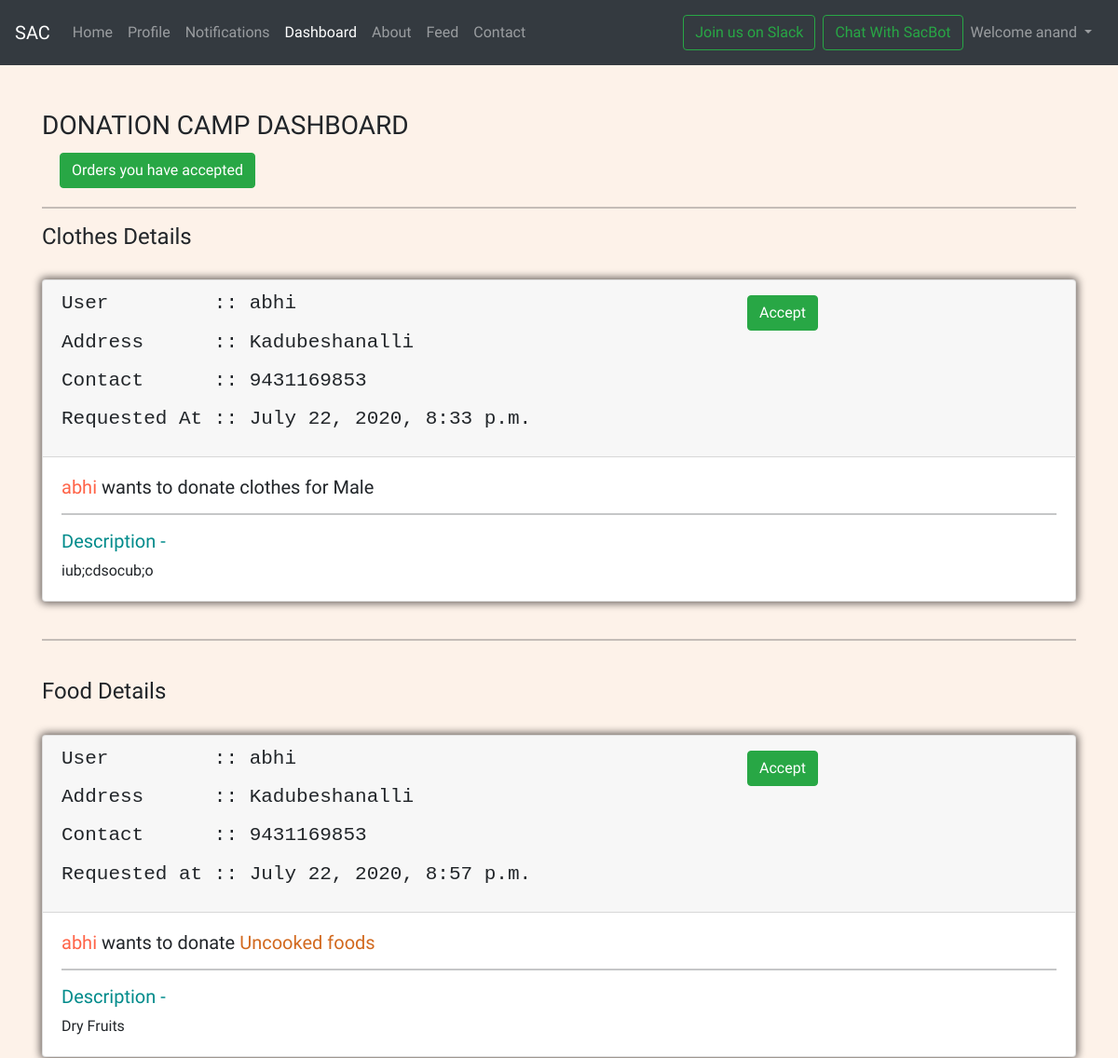
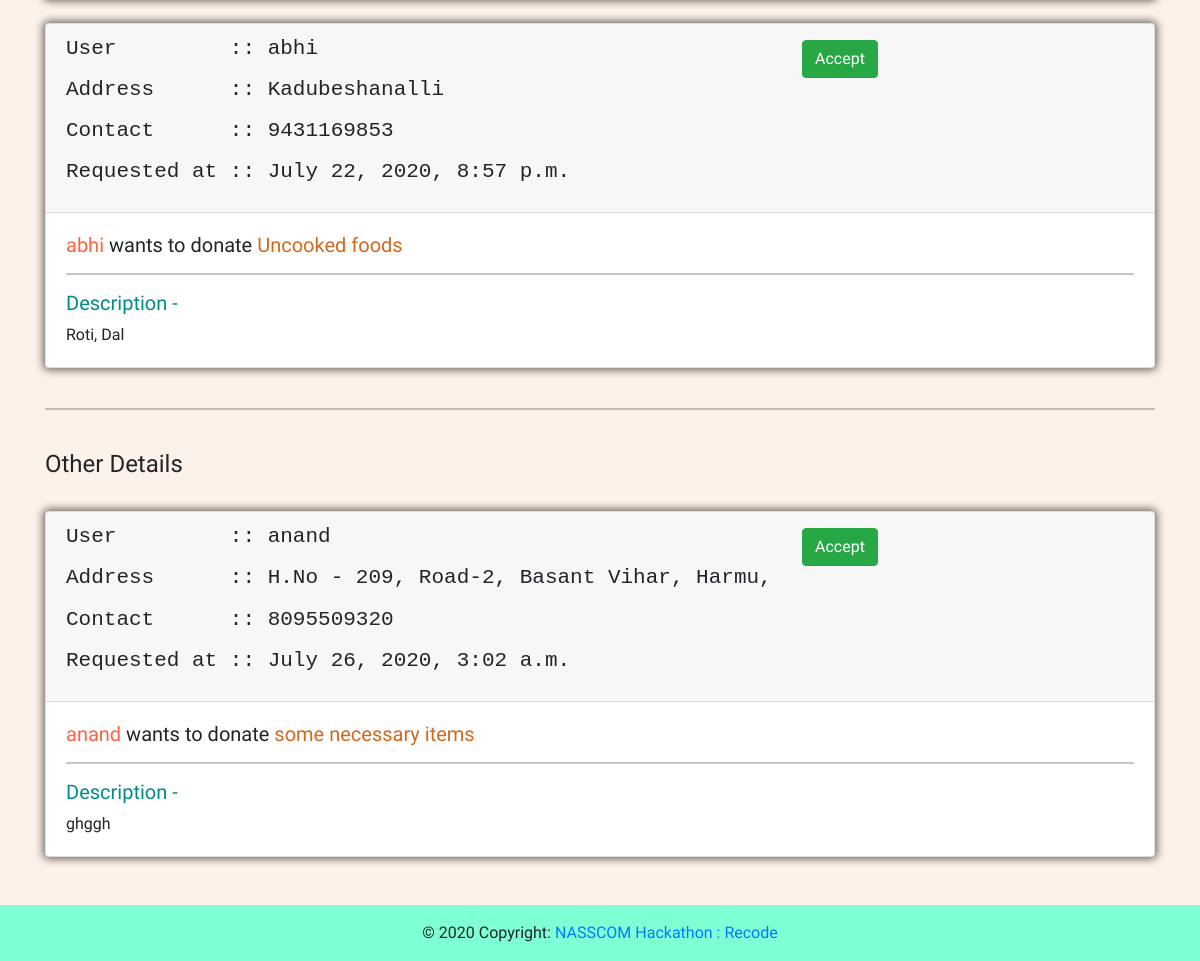
The app's page /dashboard (signed in), older data (2 pictures, top to bottom).
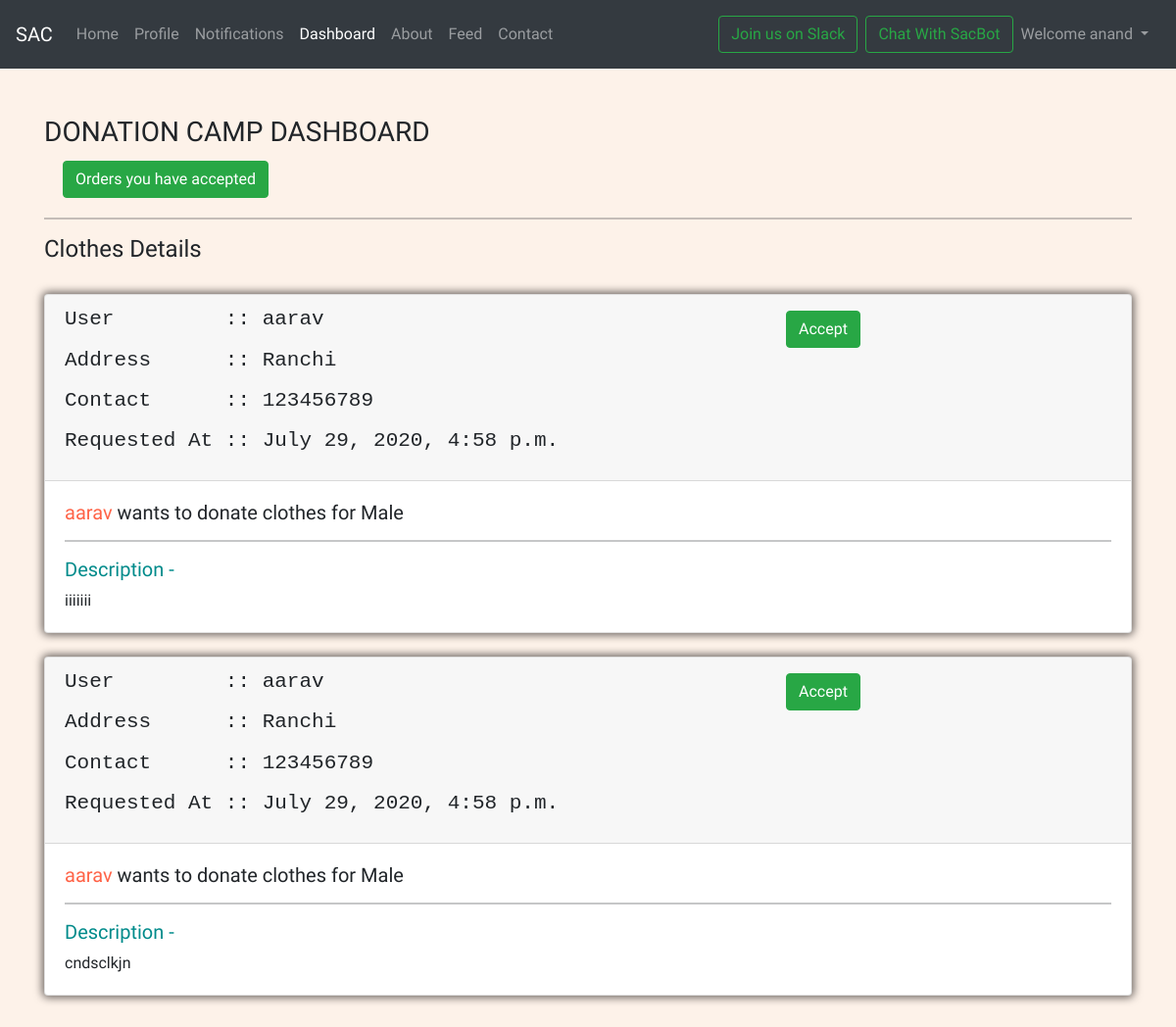
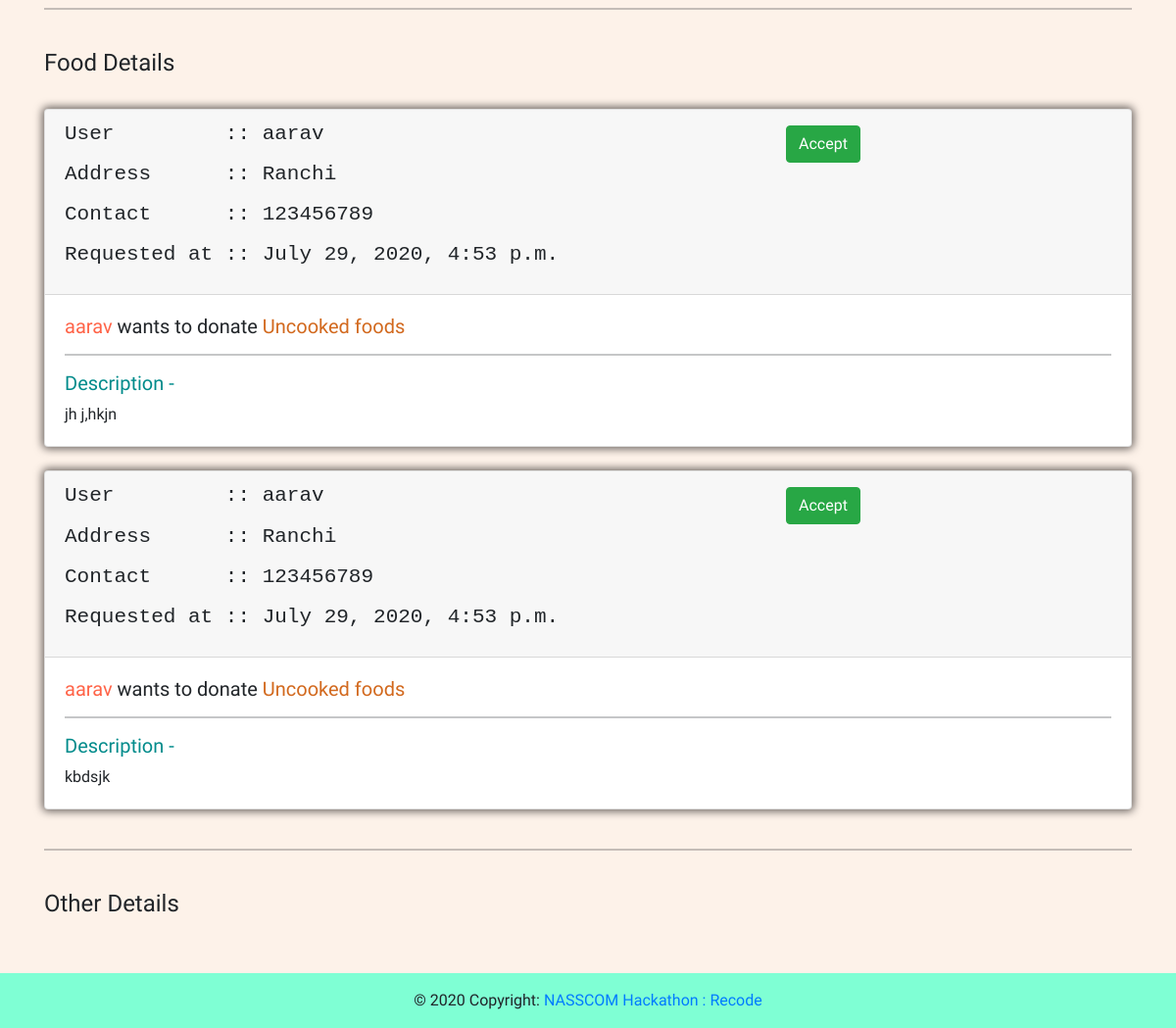
The same page, newer data (2 pictures, top to bottom).
### mysite/models.py (models this page shows, shortened)
class DonatedCloth(models.Model):
    TYPES=(('Male','Male'),('Female','Female'))
    no=models.AutoField(primary_key=True)
    pin=models.CharField(max_length=10,null=True)
    user=models.ForeignKey(User,null=True,on_delete=models.SET_NULL)
    clothType=models.CharField(max_length=200,null=True,choices=TYPES)
    phone=models.CharField(max_length=30,null=True)
    address=models.CharField(max_length=50,null=True)
    clothDescription=models.CharField(max_length=500,null=True)
    timestamp = models.DateTimeField(default=now)

class DonatedFood(models.Model):
    TYPES=(('Uncooked','Uncooked'),('Cooked','Cooked'))
    no=models.AutoField(primary_key=True)
    pin=models.CharField(max_length=10,null=True)
    user=models.ForeignKey(User,null=True,on_delete=models.SET_NULL)
    foodStatus=models.CharField(max_length=200,null=True,choices=TYPES)
    phone=models.CharField(max_length=30,null=True)
    address=models.CharField(max_length=50,null=True)
    foodDescription=models.CharField(max_length=500,null=True)
    timestamp = models.DateTimeField(default=now)

class DonatedOther(models.Model):
    no=models.AutoField(primary_key=True)
    pin=models.CharField(max_length=10,null=True)
    user=models.ForeignKey(User,null=True,on_delete=models.SET_NULL)
    phone=models.CharField(max_length=30,null=True)
    address=models.CharField(max_length=50,null=True)
    otherDescription=models.CharField(max_length=500,null=True)
    timestamp = models.DateTimeField(default=now)

### mysite/views.py (the view)
# urls.py: path('dashboard',views.dashboard),
@login_required(login_url='handleLogin')
def dashboard(request):
    user=request.user
    if(user.is_superuser):
        user1=Userinfo.objects.filter(username=user)
        pin1=user1[0].pin
        others=DonatedOther.objects.filter(pin=pin1).order_by('-no')
        clothes=DonatedCloth.objects.filter(pin=pin1).order_by('-no')
        foods=DonatedFood.objects.filter(pin=pin1).order_by('-no')
        params={'clothes':clothes, 'foods':foods,'others':others}
        return render(request,'mysite/dashboard.html',params)
    else:
        messages.error(request, "You are not authorised to visit this page")
        return redirect('home')

### templates/mysite/dashboard.html (shortened to what this page needs)
{% extends 'base.html' %}
{% block activeDashboard %} active {% endblock activeDashboard %}
{% block body %}
    <div class="container mt-5">
    <h3>DONATION CAMP DASHBOARD</h3>
    <div class="col-md-4 col-sm-12 ">
                        <a href="/acceptedOrder" class="btn btn-success mx-1 my-1">Orders you have accepted</a>
                    </div>
        <hr>
        <h4>Clothes Details</h4>
        {% for cloth in clothes %}
        <br>
        <div class="card">
            <div class="card-header aa">
                <div class="row">
                    <div class="col-md-8 col-sm-12">
                        <h4><pre>User         :: {{cloth.user}}</pre></h4>
                        <h4><pre>Address      :: {{cloth.address}}</h4>
                        <h4><pre>Contact      :: {{cloth.phone}}</h4>
                        <h4><pre>Requested At :: {{cloth.timestamp}}</h4>
                    </div>
                    <div class="col-md-4 col-sm-12 ">
                        <a href="/acceptCloth/{{cloth.no}}" class="btn btn-success mx-1 my-1">Accept</a>
                    </div>
                </div>
            </div>
            <div class="card-body">
                <h5 class="card-title"><span style="color: tomato;">{{cloth.user}}</span> wants to donate clothes for {{cloth.clothType}}</h5>
                <hr>
                <h5 style="color: darkcyan;">Description - </h5>
                <p class="card-text">{{cloth.clothDescription}}</p>
            </div>
        </div>
        {% endfor %}
        <br>
        <hr>
        <br>
        <h4>Food Details</h4>
        {% for food in foods %}
        <br>
        <div class="card">
            <div class="card-header">
                <div class="row">
                    <div class="col-md-8 col-sm-12">
                        <h4><pre>User         :: {{food.user}}</pre><h4>
                        <h4><pre>Address      :: {{food.address}}</pre></h4>
                        <h4><pre>Contact      :: {{food.phone}}</pre></h4>
                        <h4><pre>Requested at :: {{food.timestamp}}</pre></h4>
                    </div>
                    <div class="col-md-4 col-sm-12 ">
                        <a href="/acceptFood/{{food.no}}" class="btn btn-success mx-1 my-1">Accept</a>
                    </div>
                </div>
            </div>
            <div class="card-body">
                <h5 class="card-title"><span style="color: tomato;">{{food.user}}</span> wants to donate <span style="color: chocolate;">{{food.foodStatus}} foods</span></h5>
                <hr>
                <h5 style="color: darkcyan;">Description - </h5>
                <p class="card-text">{{food.foodDescription}}</p>
            </div>
        </div>
        {% endfor %}
        <br>
        <hr>
        <br>
        <h4>Other Details</h4>
        {% for other in others %}
        <br>
        <div class="card">
            <div class="card-header">
                <div class="row">
                    <div class="col-md-8 col-sm-12">
                        <h4><pre>User         :: {{other.user}}</pre><h4>
                        <h4><pre>Address      :: {{other.address}}</pre></h4>
                        <h4><pre>Contact      :: {{other.phone}}</pre></h4>
                        <h4><pre>Requested at :: {{other.timestamp}}</pre></h4>
                    </div>
                    <div class="col-md-4 col-sm-12 ">
                        <a href="/acceptOther/{{other.no}}" class="btn btn-success mx-1 my-1">Accept</a>
                    </div>
                </div>
            </div>
            <div class="card-body">
                <h5 class="card-title"><span style="color: tomato;">{{other.user}}</span> wants to donate <span style="color: chocolate;">some necessary items</span></h5>
                <hr>
                <h5 style="color: darkcyan;">Description - </h5>
                <p class="card-text">{{other.otherDescription}}</p>
            </div>
        </div>
        {% endfor %}
    </div>
{% endblock body %}

Row changes from the older to the newer data that the page shows:
removed DonatedCloth: user "abhi", address "Kadubeshanalli", phone "9431169853", timestamp "July 22, 2020, 8:33 p.m.", clothType "Male", clothDescription "iub;cdsocub;o"
removed DonatedFood: user "abhi", address "Kadubeshanalli", phone "9431169853", timestamp "July 22, 2020, 8:57 p.m.", foodStatus "Uncooked", foodDescription "Dry Fruits"
removed DonatedFood: user "abhi", address "Kadubeshanalli", phone "9431169853", timestamp "July 22, 2020, 8:57 p.m.", foodStatus "Uncooked", foodDescription "Roti, Dal"
removed DonatedOther: user "anand", address "H.No - 209, Road-2, Basant Vihar,…", phone "8095509320", timestamp "July 26, 2020, 3:02 a.m.", otherDescription "ghggh"
added DonatedCloth: user "aarav", address "Ranchi", phone "123456789", timestamp "July 29, 2020, 4:58 p.m.", clothType "Male", clothDescription "iiiiiii"
added DonatedCloth: user "aarav", address "Ranchi", phone "123456789", timestamp "July 29, 2020, 4:58 p.m.", clothType "Male", clothDescription "cndsclkjn"
added DonatedFood: user "aarav", address "Ranchi", phone "123456789", timestamp "July 29, 2020, 4:53 p.m.", foodStatus "Uncooked", foodDescription "jh j,hkjn"
added DonatedFood: user "aarav", address "Ranchi", phone "123456789", timestamp "July 29, 2020, 4:53 p.m.", foodStatus "Uncooked", foodDescription "kbdsjk"
